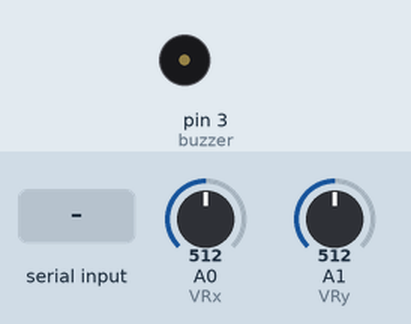
The sketch below on a simulated Arduino Uno, built with avr-gcc and run on an emulated ATmega328P. Parts: buzzer (waves = sounding). The test bench sets the inputs (shaded band); at power-on: A0 (VRx) = 512, A1 (VRy) = 512. What the sketch prints to the serial monitor is not drawn.

Above: at 1.2 s.
1.3 s: A0 (VRx) set to 792
2.8 s: A0 (VRx) set to 809
4.9 s: A1 (VRy) set to 791
6.4 s: A1 (VRy) set to 809
8.5 s: "E" received over Serial
At 9.2 s:
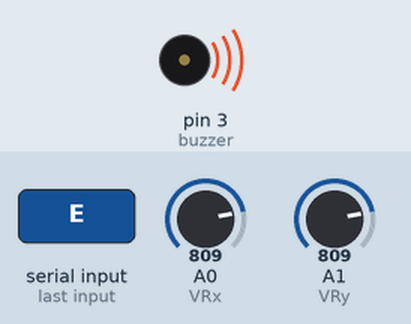
Timing chart, 0 to 11.5 s (numbered marks = the images above; inputs shaded):
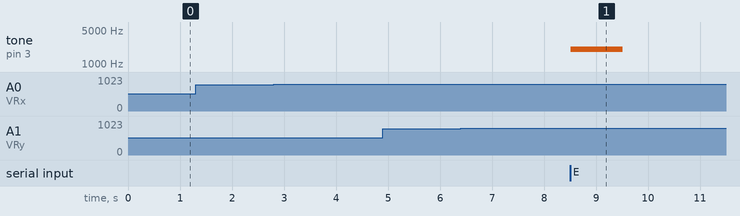

Measured:
- after the input at 1.3 s, every drawn part: stays the same
- after the input at 2.8 s, every drawn part: stays the same
- after the input at 4.9 s, every drawn part: stays the same
- after the input at 6.4 s, every drawn part: stays the same
- after the input at 8.5 s, tone on pin 3 (buzzer): silent → 2000 Hz at once, → silent 1.0 s later

The sketch:

joystick_test.ino
```cpp
int VRx = A0;
int VRy = A1;
int buzzer= 3;

int X = 0;
int Y = 0;
//int SW_state = 0;

void setup() {
  Serial.begin(9600);
  pinMode(VRx, INPUT);
  pinMode(VRy, INPUT);


}

void loop() {
  X = analogRead(VRx);
  Y = analogRead(VRy);

 if (Serial.read()== 'E')
  {

    tone(buzzer, 2000, 1000);

    }


  if(Y > 800)
  {
    Serial.print("S"); // If joystick is pushed up, go up
    delay(100);
  }


  else if(Y < 200)
  {
    Serial.print("W");// If joystick is pushed down, go down
    delay(100);
  }

  else if(X <200)
  {
    Serial.print("A"); // If joystick is pushed left, go left
    delay(100);
  }

  else if(X > 800)
  {
    Serial.print("D"); // If joystick is pushed right, go right
    delay(100);
  }

}
```
